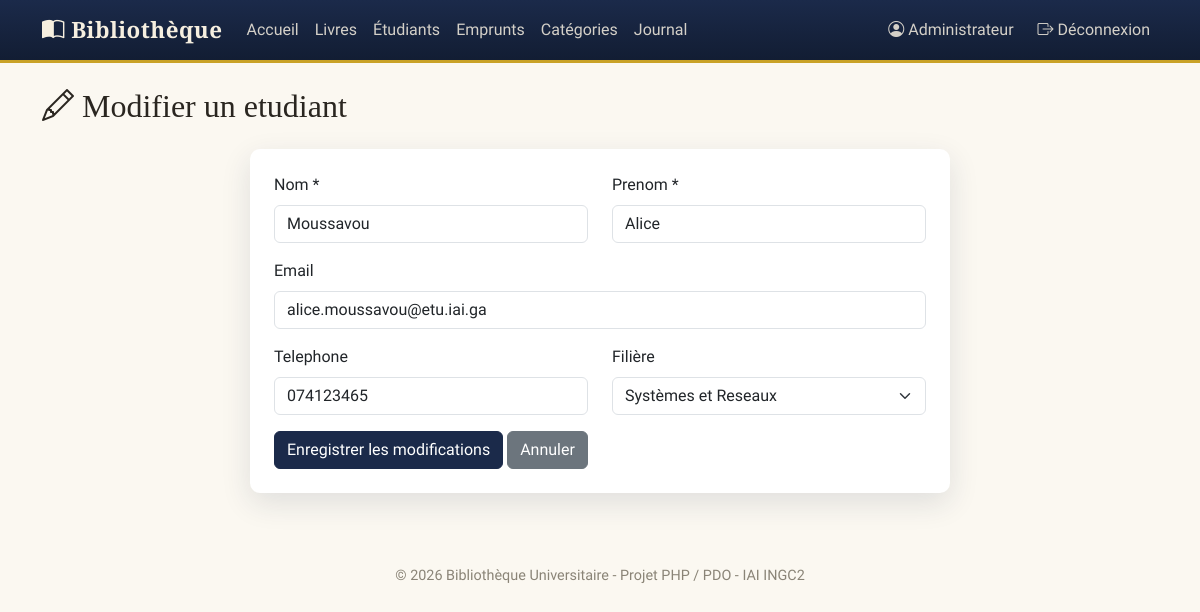
Screenshot of /views/etudiants/modifier.php?id=10 (signed in) with the database file from the repository.
### tables this page shows
CREATE TABLE etudiants (
    id INT AUTO_INCREMENT PRIMARY KEY,
    nom VARCHAR(50) NOT NULL,
    prenom VARCHAR(50) NOT NULL,
    email VARCHAR(100),
    telephone VARCHAR(30),
    filiere VARCHAR(100)
);

### models/etudiants.php (called while the page is built, shortened)
<?php
function db_etudiant_trouver(int $id)
{
    $pdo = get_pdo();
    $sql = 'SELECT * FROM etudiants WHERE id = :id LIMIT 1';
    $stmt = $pdo->prepare($sql);
    $stmt->bindValue(':id', $id, PDO::PARAM_INT);
    $stmt->execute();
    return $stmt->fetch();
}

### config/helpers.php (called while the page is built, shortened)
<?php
function e(?string $valeur): string
{
    return htmlspecialchars($valeur ?? '', ENT_QUOTES, 'UTF-8');
}

### views/etudiants/modifier.php (the view, shortened to what this page needs)
<?php
require_once __DIR__ . '/../../config/helpers.php';
require_once __DIR__ . '/../../controllers/etudiants.php';
$id = filter_var($_GET['id'] ?? '', FILTER_VALIDATE_INT);
$etudiant = db_etudiant_trouver($id);
$valeurs = $etudiant;
require __DIR__ . '/../_header.php';
?>
<h2 class="mb-4"><i class="bi bi-pencil"></i> Modifier un etudiant</h2>
<div class="card p-4 mx-auto" style="max-width: 700px;">
    <form method="POST" novalidate>
        <div class="row">
            <div class="col-md-6 mb-3">
                <label class="form-label">Nom *</label>
                <input type="text" name="nom" class="form-control" required
                       value="<?php echo e($valeurs['nom']); ?>">
            </div>
            <div class="col-md-6 mb-3">
                <label class="form-label">Prenom *</label>
                <input type="text" name="prenom" class="form-control" required
                       value="<?php echo e($valeurs['prenom']); ?>">
            </div>
        </div>
        <div class="mb-3">
            <label class="form-label">Email</label>
            <input type="email" name="email" class="form-control"
                   value="<?php echo e($valeurs['email']); ?>">
        </div>
        <div class="row">
            <div class="col-md-6 mb-3">
                <label class="form-label">Telephone</label>
                <input type="text" name="telephone" class="form-control"
                       value="<?php echo e($valeurs['telephone']); ?>">
            </div>
            <div class="col-md-6 mb-3">
                <label class="form-label">Filière</label>
                <select name="filiere" class="form-select">
                    <?php
                    $filieres = [
                        'Génie Logiciel',
                        'Réseaux et Sécurité',
                        'Systèmes et Réseaux',
                        'Cybersécurité',
                        'Base de Données',
                        'Génie Informatique',
                        'Réseaux Télécoms',
                    ];
                    if ($valeurs['filiere'] !== '' && !in_array($valeurs['filiere'], $filieres, true)) {
                        $filieres[] = $valeurs['filiere'];
                    }
                    foreach ($filieres as $filiere):
                    ?>
                        <option value="<?php echo e($filiere); ?>"
                            <?php echo $valeurs['filiere'] === $filiere ? 'selected' : ''; ?>>
                            <?php echo e($filiere); ?>
                        </option>
                    <?php endforeach; ?>
                </select>
            </div>
        </div>
        <button type="submit" class="btn btn-primary">Enregistrer les modifications</button>
        <a href="liste.php" class="btn btn-secondary">Annuler</a>
    </form>
</div>
<?php require __DIR__ . '/../_footer.php'; ?>

### assets/css/style.css (style rules this page uses)
:root { --ink: #1B2A4A; --ink-deep: #121D33; --parchment: #F6EFE0; --parchment-2:#EFE4CC; --brass: #C9A227; --brass-dark: #9C7C1D; --burgundy: #7A2E2E; --burgundy-2: #5C2222; --sage: #5B7B6B; --charcoal: #2A2620; --paper: #FBF8F1; --font-display: 'Playfair Display', Georgia, serif; --font-body: 'Work Sans', 'Segoe UI', sans-serif; --radius: 10px; --shadow-soft: 0 10px 30px rgba(27, 42, 74, 0.12); }
body { background-color: var(--paper); font-family: var(--font-body); color: var(--charcoal); }
h1, h2, h3, h4, .brand, .stat-number { font-family: var(--font-display); }
.card { border: none; border-radius: var(--radius); box-shadow: var(--shadow-soft); }
.btn-primary { background-color: var(--ink); border-color: var(--ink); }

### rows the page displays
etudiants: nom "Moussavou", prenom "Alice", email "alice.moussavou@etu.iai.ga", telephone "074123465"

### other values shown
$_SESSION['utilisateur_nom'] "Administrateur"
form field filiere "Systèmes et Reseaux"
